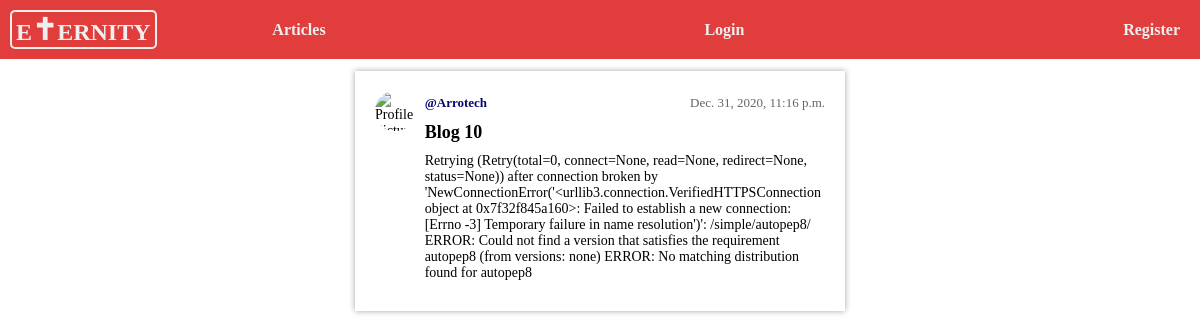
The app's page /post/14/ with its own data.
### blog/models.py (models this page shows, shortened)
class Post(models.Model):
    title = models.CharField(max_length=100)
    content = models.TextField()
    date_posted = models.DateTimeField(default=timezone.now)
    author = models.ForeignKey(User, on_delete=models.CASCADE)

### blog/views.py (the view)
# urls.py: path('post/<int:pk>/', PostDetailView.as_view(), name='post-detail'),
class PostDetailView(DetailView):
    model = Post

### blog/templates/blog/post_detail.html (shortened to what this page needs)
{% extends 'blog/base.html' %}
{% block content %}
<div class="post_container">
    <img class="profile_image" src="{{ user.profile.image.url }}" alt="Profile Picture" />
    <div class="post_content">
        <div class="post_header">
            <p class=""><a class="link post_username" href="{% url 'user-posts' object.author.username %}">@{{ post.author }}</a></p>
            <p class="post_date">{{ object.date_posted }}</p>
        </div>
        <h1>{{ object.title }}</h1>
        <p>{{ object.content }}</p>
    </div>
</div>
{% endblock content %}

### blog/templates/blog/base.html (shortened to what this page needs)
{% load static %}
<!DOCTYPE html>
<html lang="en">
<head>
    <link rel="stylesheet" type="text/css" href="{% static 'blog/main.css' %}">
</head>
<body>
    <div class="nav">
        <div class="nav-left">
            <a class="nav-links logo-name" href="{% url 'blog-home' %}">E<span class="eternity-cross">✝</span>ERNITY</a>
        </div>
        <div class="nav-right">
            <a class="nav-links" href="{% url 'blog-home' %}">Articles</a>
            {% if user.is_authenticated %}
            <a class="nav-links" href="{% url 'post-create' %}">Add Post</a>
            <a class="nav-links" href="{% url 'profile' %}">Profile</a>
            <a class="nav-links" href="{% url 'logout' %}">Logout</a>
            {% else %}
            <a class="nav-links" href="{% url 'login' %}">Login</a>
            <a class="nav-links" href="{% url 'users-register' %}">Register</a>
            {% endif %}
        </div>
    </div>
    {% block content %}
    {% endblock %}
</body>
</html>

### blog/static/blog/main.css (style rules this page uses)
* { margin: 0; padding: 0; }
body { font-family: Cambria, Cochin, Georgia, Times, 'Times New Roman', serif; }
h1 { margin-top: 5px; margin-bottom: 5px; line-height: 2rem; font-size: 18px; }
.nav { display: flex; align-items: center; justify-content: space-between; background-color: rgb(226, 61, 61); padding: 10px; }
.nav-left { flex: 0.1; border: 2px solid #efefef; border-radius: 5px; -webkit-border-radius: 5px; -moz-border-radius: 5px; -ms-border-radius: 5px; -o-border-radius: 5px; padding: 4px; padding-top: 0; padding-bottom: 0; }
.eternity-cross { font-size: 30px; }
.nav-right { display: flex; flex: 0.8; justify-content: space-between; margin-right: 10px; }
.nav-links { text-decoration: none; color: #efefef; font-weight: 600; }
.logo-name { font-size: 24px; font-weight: 800; color: #efefef !important; }
.profile_image { width: 40px; height: 40px; border-radius: 50%; -webkit-border-radius: 50%; -moz-border-radius: 50%; -ms-border-radius: 50%; -o-border-radius: 50%; }
.post_container { display: flex; margin: 1% auto; -moz-box-shadow: 0 0 6px rgb(167, 164, 164); -webkit-box-shadow: 0 0 6px rgb(167, 164, 164); box-shadow: 0 0 6px rgb(167, 164, 164); max-width: 450px; padding: 20px; font-size: 14px; }
.post_content { margin-left: 10px; margin-top: 4px; }
.post_header { display: flex; align-items: center; justify-content: space-between; }
.post_date { font-size: small; color: rgb(102, 100, 100); }
.link { text-decoration: none; color: #252525; }
.post_username { color: rgb(7, 7, 112); font-weight: 600; font-size: small; }

### records on screen
Post: author "Arrotech", date_posted "Dec. 31, 2020, 11:16 p.m.", title "Blog 10", content "Retrying (Retry(total=0, connect=None, read=None, redirect=None, status=None)) after connection broken by 'NewConnectionError('<urllib3.connection.VerifiedHTTPSConnection object at 0x7f32f845a160>: Failed to establish a new connection: [Errno -3] Temporary failure in name resolution')': /simple/autopep8/ ERROR: Could not find a version that satisfies the requirement autopep8 (from versions: none) ERROR: No matching distribution found for autopep8"
